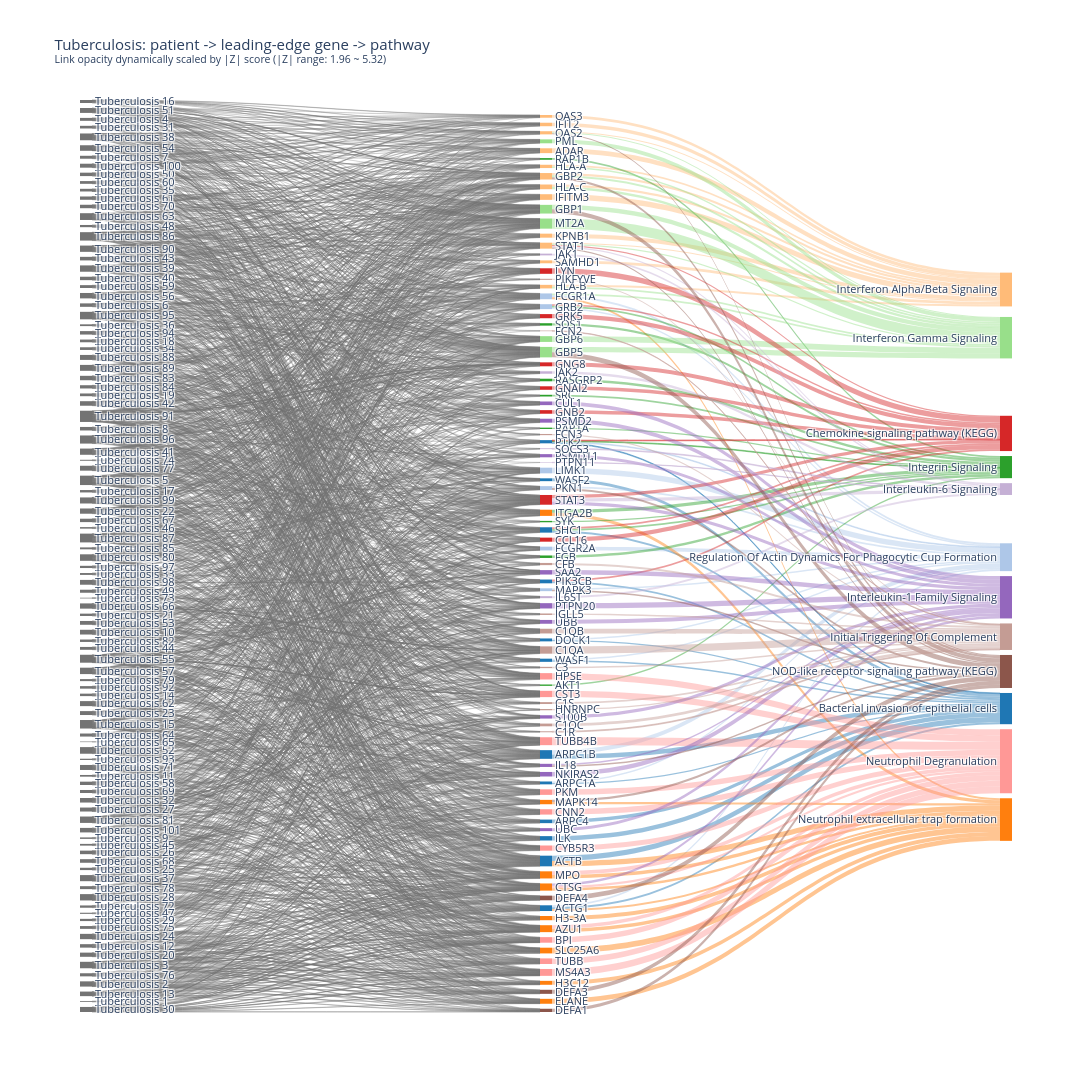
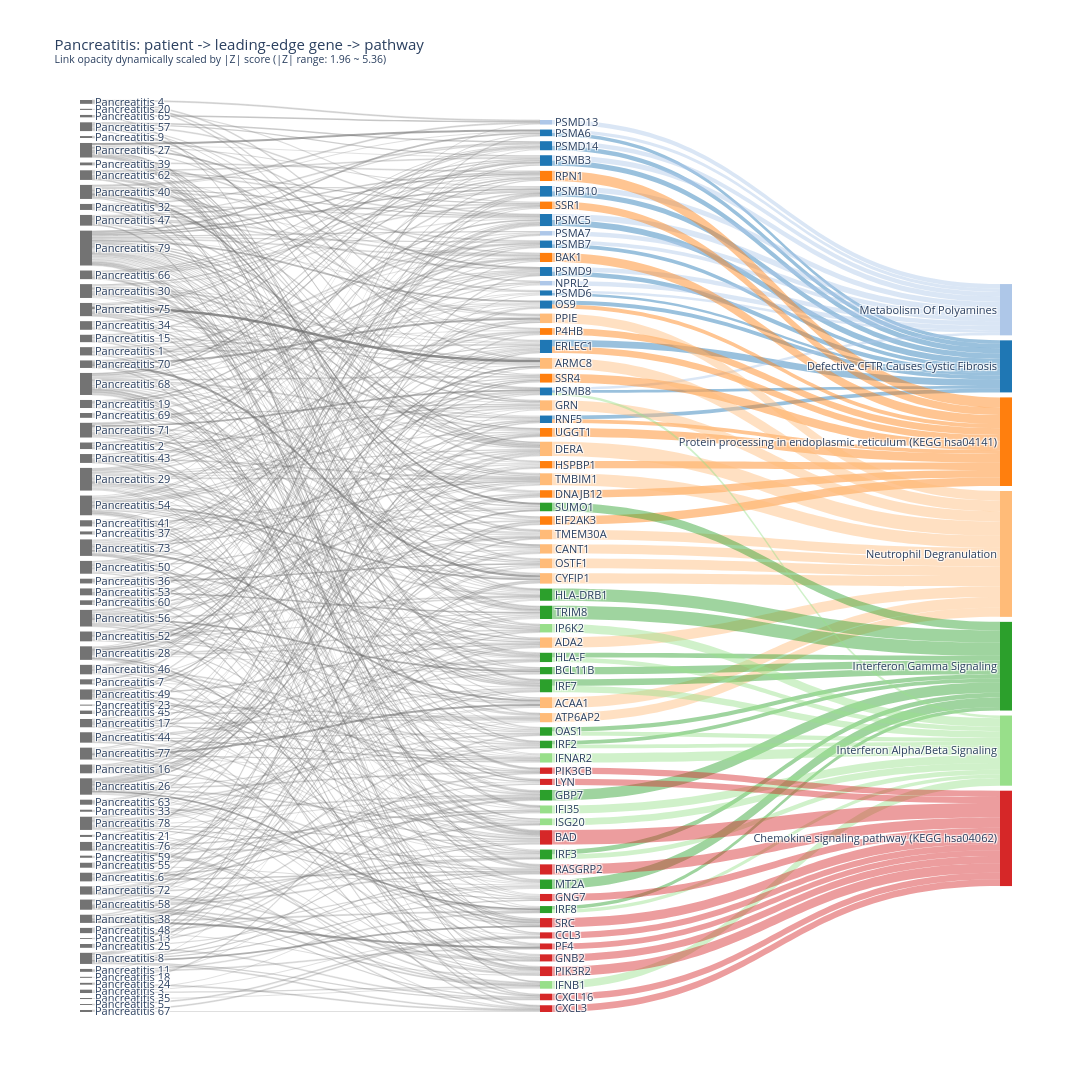

The cell these charts' notebook holds for them, in order:
### Code cell
for stem in SLUG_MAP:
    fig = build_sankey(stem)
    if fig is not None:
        fig.show()

### Figure 1 — Plotly figure (JSON) as saved in the notebook; plotly's stock layout.template omitted (floating-point values rounded to 4 significant figures; data arrays with more than 128 entries replaced by an {"elided": "..."} marker saying what was removed)
{"data": [{"arrangement": "snap", "link": {"color": {"elided": "2057 str values"}, "source": {"elided": "2057 int values"}, "target": {"elided": "2057 int values"}, "value": {"elided": "2057 float values"}}, "node": {"color": {"elided": "211 str values"}, "label": {"elided": "211 str values"}, "line": {"width": 0}, "pad": 5, "thickness": 12}, "type": "sankey"}], "layout": {"font": {"size": 11}, "height": 2587, "title": {"text": "Tuberculosis: patient -> leading-edge gene -> pathway<br><sup>Link opacity dynamically scaled by |Z| score (|Z| range: 1.96 ~ 5.32)</sup>"}, "width": 1200}}

### Figure 2 — Plotly figure (JSON) as saved in the notebook; plotly's stock layout.template omitted (floating-point values rounded to 4 significant figures; data arrays with more than 128 entries replaced by an {"elided": "..."} marker saying what was removed)
{"data": [{"arrangement": "snap", "link": {"color": {"elided": "596 str values"}, "source": {"elided": "596 int values"}, "target": {"elided": "596 int values"}, "value": {"elided": "596 float values"}}, "node": {"color": {"elided": "141 str values"}, "label": {"elided": "141 str values"}, "line": {"width": 0}, "pad": 5, "thickness": 12}, "type": "sankey"}], "layout": {"font": {"size": 11}, "height": 1742, "title": {"text": "Pancreatitis: patient -> leading-edge gene -> pathway<br><sup>Link opacity dynamically scaled by |Z| score (|Z| range: 1.96 ~ 5.36)</sup>"}, "width": 1200}}
